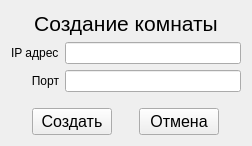
<?xml version="1.0" encoding="UTF-8"?>
<ui version="4.0">
 <class>FormCreation</class>
 <widget class="QWidget" name="FormCreation">
  <property name="geometry">
   <rect>
    <x>0</x>
    <y>0</y>
    <width>252</width>
    <height>146</height>
   </rect>
  </property>
  <property name="windowTitle">
   <string>FormCreation</string>
  </property>
  <layout class="QVBoxLayout" name="verticalLayout">
   <item>
    <widget class="QLabel" name="lblConnectionToServer">
     <property name="font">
      <font>
       <pointsize>16</pointsize>
      </font>
     </property>
     <property name="text">
      <string>Создание комнаты</string>
     </property>
     <property name="alignment">
      <set>Qt::AlignCenter</set>
     </property>
    </widget>
   </item>
   <item>
    <layout class="QGridLayout" name="gridLayout">
     <item row="0" column="0">
      <widget class="QLabel" name="lblIp">
       <property name="text">
        <string>IP адрес</string>
       </property>
      </widget>
     </item>
     <item row="0" column="1">
      <widget class="QLineEdit" name="leIp"/>
     </item>
     <item row="1" column="0">
      <widget class="QLabel" name="lblPort">
       <property name="text">
        <string>Порт</string>
       </property>
       <property name="alignment">
        <set>Qt::AlignRight|Qt::AlignTrailing|Qt::AlignVCenter</set>
       </property>
      </widget>
     </item>
     <item row="1" column="1">
      <widget class="QLineEdit" name="lePort"/>
     </item>
    </layout>
   </item>
   <item>
    <spacer name="verticalSpacer">
     <property name="orientation">
      <enum>Qt::Vertical</enum>
     </property>
     <property name="sizeHint" stdset="0">
      <size>
       <width>20</width>
       <height>151</height>
      </size>
     </property>
    </spacer>
   </item>
   <item>
    <layout class="QHBoxLayout" name="horizontalLayout">
     <item>
      <widget class="QPushButton" name="pbCreate">
       <property name="sizePolicy">
        <sizepolicy hsizetype="Fixed" vsizetype="Fixed">
         <horstretch>0</horstretch>
         <verstretch>0</verstretch>
        </sizepolicy>
       </property>
       <property name="font">
        <font>
         <pointsize>12</pointsize>
        </font>
       </property>
       <property name="layoutDirection">
        <enum>Qt::LeftToRight</enum>
       </property>
       <property name="styleSheet">
        <string notr="true"/>
       </property>
       <property name="text">
        <string>Создать</string>
       </property>
      </widget>
     </item>
     <item>
      <widget class="QPushButton" name="pbCancel">
       <property name="sizePolicy">
        <sizepolicy hsizetype="Fixed" vsizetype="Fixed">
         <horstretch>0</horstretch>
         <verstretch>0</verstretch>
        </sizepolicy>
       </property>
       <property name="font">
        <font>
         <pointsize>12</pointsize>
        </font>
       </property>
       <property name="styleSheet">
        <string notr="true"/>
       </property>
       <property name="text">
        <string>Отмена</string>
       </property>
      </widget>
     </item>
    </layout>
   </item>
  </layout>
 </widget>
 <layoutdefault spacing="6" margin="11"/>
 <resources/>
 <connections/>
</ui>
